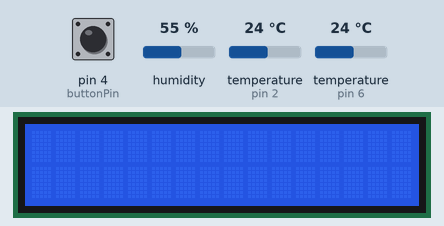
This sketch was run on a simulated Arduino Uno, built with avr-gcc and run on an emulated ATmega328P. Parts: 16×2 character LCD. The test bench sets the inputs (shaded band); at power-on: pin 4 (buttonPin) LOW, humidity 55 %, temperature (sensors on pin 2, pin 6) 24 °C. What the sketch prints to the serial monitor is not drawn.

Above: at 1.2 s.
1.3 s: pin 4 (buttonPin) pulled HIGH for 0.15 s
At 1.8 s:
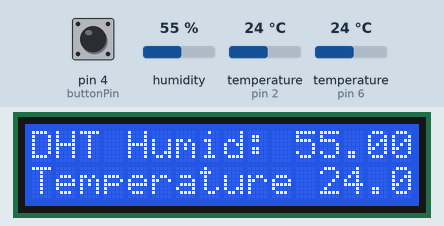
2.9 s: pin 4 (buttonPin) pulled HIGH for 1 s
At 4.5 s:
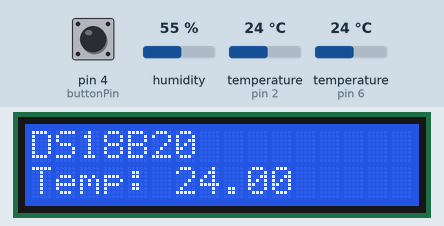
5.4 s: pin 4 (buttonPin) pulled HIGH for 0.15 s
At 5.8 s:
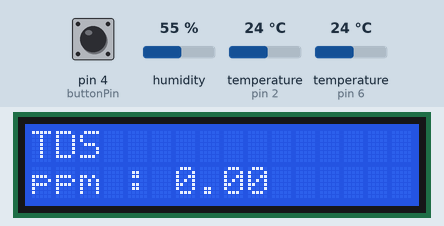
7.0 s: pin 4 (buttonPin) pulled HIGH for 3.2 s
At 9.9 s:
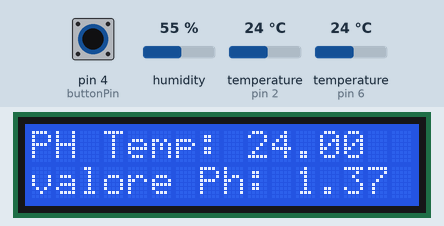
Timing chart, 0 to 11.4 s (numbered marks = the images above; inputs shaded):
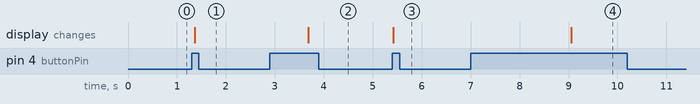

The sketch:

ControllerSoil.ino
```cpp
/*
 * Serial Commands:
 *   enterph -> enter the calibration mode
 *   calph   -> calibrate with the standard buffer solution, two buffer solutions(4.0 and 7.0) will be automaticlly recognized
 *   exitph  -> save the calibrated parameters and exit from calibration mode
*/
//btn
const int buttonPin = 4;     // the number of the pushbutton pin
int buttonState = 0;
int lastButtonState = 0;
int cont =0;


//DHT11
#include "DHT.h"
#define DHTPIN 6     // Digital pin connected to the DHT sensor
#define DHTTYPE DHT11   // DHT 11
DHT dht(DHTPIN, DHTTYPE);

//PH
#include "DFRobot_PH.h"
#include <EEPROM.h>
#define PH_PIN A2
float voltage,phValue,temperature;
DFRobot_PH ph;

//TempH2O
#include <OneWire.h>
#include <DallasTemperature.h>
#define ONE_WIRE_BUS 2 // Pin Arduino a cui colleghiamo il pin DQ del sensore
OneWire oneWire(ONE_WIRE_BUS); // Imposta la connessione OneWire
DallasTemperature sensore(&oneWire);

//TDS
#define TdsSensorPin A1
#define VREF 5.0      // analog reference voltage(Volt) of the ADC
#define SCOUNT  30           // sum of sample point
int analogBuffer[SCOUNT];    // store the analog value in the array, read from ADC
int analogBufferTemp[SCOUNT];
int analogBufferIndex = 0, copyIndex = 0;
float averageVoltage = 0, tdsValue = 0, temp=25 ;


//Liquid Crystal
#include <LiquidCrystal_I2C.h>
// Imposta l'indirizzo del display a 0x27 per 16 caratteri 2 linee
LiquidCrystal_I2C lcd(0x27, 16, 2);

void setup()
{


    //btn
    pinMode(buttonPin, INPUT);

    //dht
    Serial.println(F("DHTxx test!"));
    dht.begin();

    //ph
    ph.begin();

    //TempH2O
    sensore.begin();

    //TDS
    pinMode(TdsSensorPin, INPUT);

    //lcd
    lcd.begin(); //Init with pin default ESP8266 or ARDUINO
    lcd.backlight(); //accende la retroilluminazione
    Serial.begin(9600);
}

void loop()
{

   buttonState = digitalRead(buttonPin);
  if (buttonState != lastButtonState) {
  // check if the pushbutton is pressed. If it is, the buttonState is HIGH:
  if (buttonState == HIGH) {
    cont++;
    Serial.println(cont);
    switch(cont){
    case 1:
      funct_dht();
      break;
    case 2:
      funct_ds18();
      break;
    case 3:
      funct_tds();
      break;
    case 4:
      funct_ph();
      break;
  }

  }/*
  if (cont ==1){
    funct_dht();
  }else if (cont ==2){
    funct_ds18();
  }else if (cont ==3){
    funct_tds();
  }else if (cont ==4){
    funct_ph();
  }*/
  delay(50);
  }
  lastButtonState = buttonState;
  if (cont>=4){
    cont=0;
  }
}

void funct_dht(){
  float h = dht.readHumidity();
  float t = dht.readTemperature();  // Read temperature as Celsius (the default)
  float f = dht.readTemperature(true);// Read temperature as Fahrenheit (isFahrenheit = true)
  // Check if any reads failed and exit early (to try again).
  if (isnan(h) || isnan(t) || isnan(f)) {
    Serial.println(F("Failed to read from DHT sensor!"));
    return;
  }
  float hif = dht.computeHeatIndex(f, h);// Compute heat index in Fahrenheit (the default)
  float hic = dht.computeHeatIndex(t, h, false);// Compute heat index in Celsius (isFahreheit = false)
  String hs = String(h);
  String ts = String(t);

  lcd.clear();
  lcd.setCursor(0, 0);
  lcd.print("DHT Humid: "+hs +"%");
  lcd.setCursor(0, 1);
  lcd.print("Temperature " + ts );


  /*Serial.print(F("Humidity: "));
  Serial.print(h);
  Serial.print(F("%  Temperature: "));
  Serial.print(t);
  Serial.print(F("°C "));
  Serial.print(f);
  Serial.print(F("°F  Heat index: "));
  Serial.print(hic);
  Serial.print(F("°C "));
  Serial.print(hif);
  Serial.println(F("°F"));
    */delay (50);
}

void funct_ds18(){
  sensore.requestTemperatures(); // richiesta lettura temperatura

  // Restituzione della temperatura letta
  // in gradi Celsius

  // temperatura in Celsius
  float celsius = sensore.getTempCByIndex(0);

  // Visualizzazione delle letture
  // della temperatura sulla Serial monitor

  /*Serial.print("C:");
  Serial.println(celsius);*/
  String st= String(celsius);
  lcd.clear();
  lcd.setCursor(0, 0);
  lcd.print("DS18B20" );
  lcd.setCursor(0, 1);
  lcd.print("Temp: "+ st );


}

void funct_tds(){


    analogBuffer[analogBufferIndex] = analogRead(TdsSensorPin);    //read the analog value and store into the buffer
    analogBufferIndex++;
    if (analogBufferIndex == SCOUNT)
      analogBufferIndex = 0;


    for (copyIndex = 0; copyIndex < SCOUNT; copyIndex++)
      analogBufferTemp[copyIndex] = analogBuffer[copyIndex];
    averageVoltage = getMedianNum(analogBufferTemp, SCOUNT) * (float)VREF / 1024.0; // read the analog value more stable by the median filtering algorithm, and convert to voltage value
    float compensationCoefficient = 1.0 + 0.02 * (temp - 25.0); //temperature compensation formula: fFinalResult(25^C) = fFinalResult(current)/(1.0+0.02*(fTP-25.0));
    float compensationVolatge = averageVoltage / compensationCoefficient; //temperature compensation
    tdsValue = (133.42 * compensationVolatge * compensationVolatge * compensationVolatge - 255.86 * compensationVolatge * compensationVolatge + 857.39 * compensationVolatge) * 0.5; //convert voltage value to tds value

  String ppm= String(tdsValue);
  lcd.clear();
  lcd.setCursor(0, 0);
  lcd.print("TDS");
  lcd.setCursor(0, 1);
  lcd.print("ppm : "+ ppm );

}
int getMedianNum(int bArray[], int iFilterLen)
{
  int bTab[iFilterLen];
  for (byte i = 0; i < iFilterLen; i++)
    bTab[i] = bArray[i];
  int i, j, bTemp;
  for (j = 0; j < iFilterLen - 1; j++)
  {
    for (i = 0; i < iFilterLen - j - 1; i++)
    {
      if (bTab[i] > bTab[i + 1])
      {
        bTemp = bTab[i];
        bTab[i] = bTab[i + 1];
        bTab[i + 1] = bTemp;
      }
    }
  }
  if ((iFilterLen & 1) > 0)
    bTemp = bTab[(iFilterLen - 1) / 2];
  else
    bTemp = (bTab[iFilterLen / 2] + bTab[iFilterLen / 2 - 1]) / 2;
  return bTemp;
}

void funct_ph(){

        temperature = readTemperature();         // read your temperature sensor to execute temperature compensation
        voltage = analogRead(PH_PIN)/1024.0*5000;  // read the voltage
        phValue = ph.readPH(voltage,temperature);  // convert voltage to pH with temperature compensation
        /*Serial.print("temperature:");
        Serial.print(temperature,1);
        Serial.print("^C  pH:");
        Serial.println(phValue,2);*/
        String st = String(temperature);
        String sp = String(phValue);
        lcd.clear();
        lcd.setCursor(0, 0);
        lcd.print("PH Temp: " + st);
        lcd.setCursor(0, 1);
        lcd.print("valore Ph: " + sp);
    ph.calibration(voltage,temperature);           // calibration process by Serail CMD
}

float readTemperature()
{
  delay(2000);
  float t = dht.readTemperature();
  if (isnan(t)) {
    Serial.println(F("Failed to read from DHT sensor!"));
  }
  return t;
}
```

Measured:
- after the input at 1.3 s, the display: changes after 0.06 s (image 1)
- after the input at 2.9 s, the display: changes after 0.79 s (image 2)
- after the input at 5.4 s, the display: changes at once (image 3)
- after the input at 7.0 s, the display: changes after 2.1 s (image 4)
